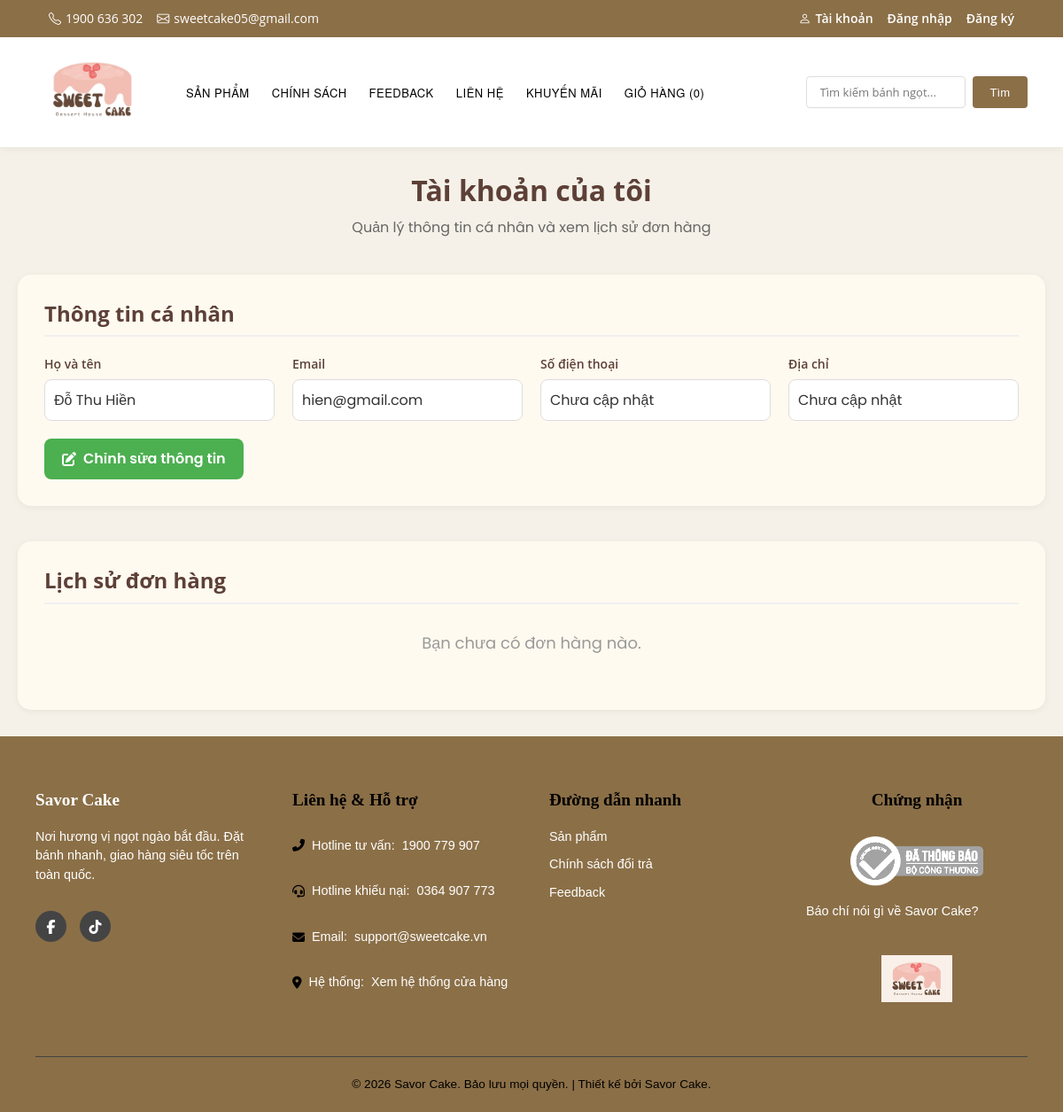
Before: /khachhang/account.php (signed in) with the older database file.
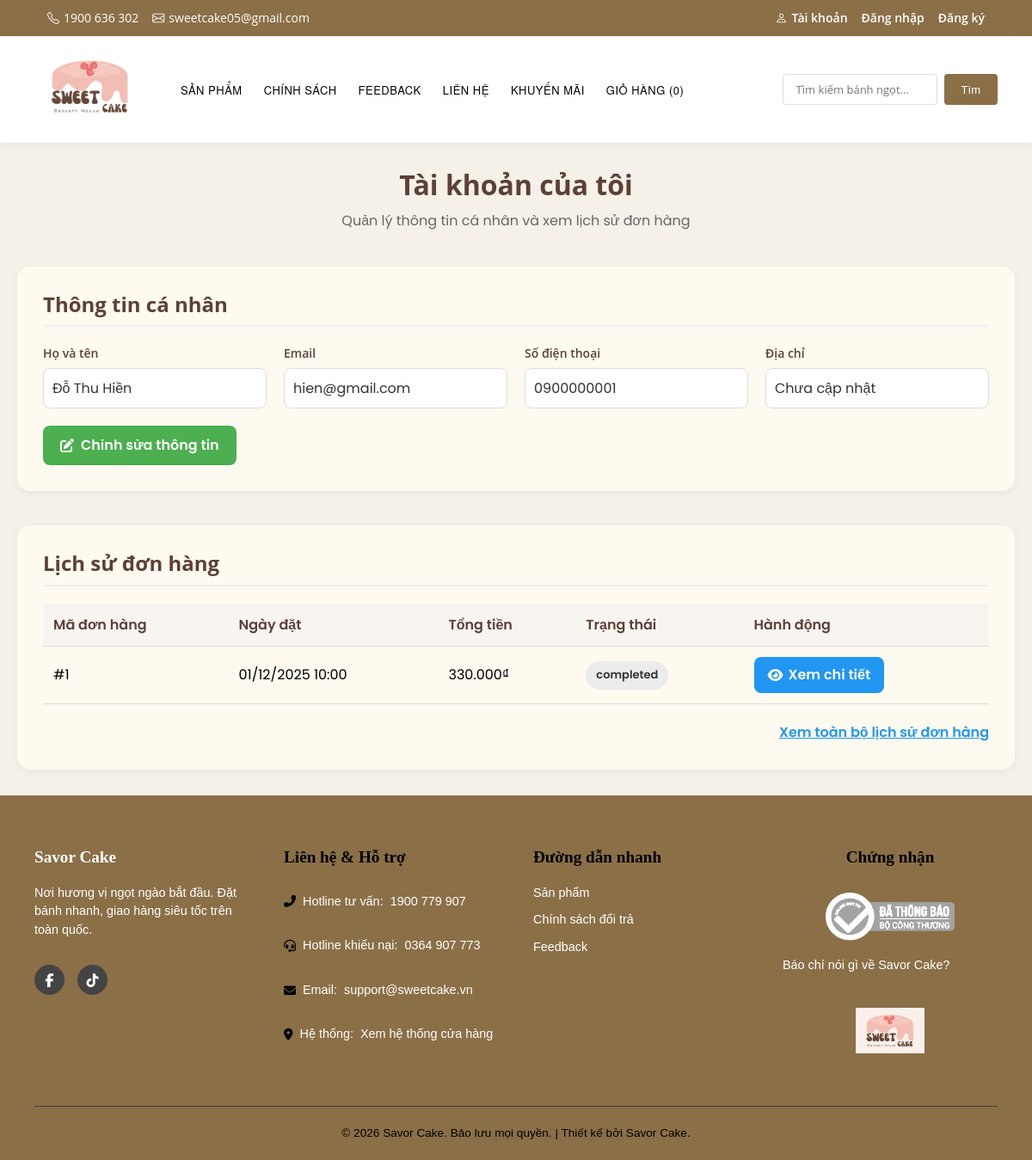
After: the same page with the newer database file.
### tables this page shows
CREATE TABLE `users` (
  `id` int(11) NOT NULL,
  `username` varchar(50) NOT NULL,
  `email` varchar(100) NOT NULL,
  `password` varchar(255) NOT NULL,
  `full_name` varchar(100) DEFAULT NULL,
  `phone` varchar(15) DEFAULT NULL,
  `address` text DEFAULT NULL,
  `role` enum('customer','admin') DEFAULT 'customer',
  `is_active` tinyint(1) DEFAULT 1,
  `created_at` datetime DEFAULT current_timestamp(),
  `updated_at` datetime DEFAULT current_timestamp() ON UPDATE current_timestamp()
);

CREATE TABLE `orders` (
  `id` int(11) NOT NULL,
  `user_id` int(11) DEFAULT NULL,
  `full_name` varchar(255) NOT NULL,
  `phone` varchar(20) NOT NULL,
  `address` text NOT NULL,
  `note` text DEFAULT NULL,
  `total_amount` decimal(10,2) NOT NULL,
  `status` varchar(50) DEFAULT 'pending',
  `payment_method` varchar(50) NOT NULL,
  `created_at` timestamp NOT NULL DEFAULT current_timestamp()
);

### khachhang/account.php (the view, shortened to what this page needs)
<?php
require_once 'connect.php';
$user_id = (int)$_SESSION['user_id'];
$user_sql = "SELECT id, username, email, full_name, phone, address FROM users WHERE id = ? LIMIT 1";
$user = null;
if ($stmt = $conn->prepare($user_sql)) {
    $stmt->bind_param('i', $user_id);
    $stmt->execute();
    $result = $stmt->get_result();
    $user = $result ? $result->fetch_assoc() : null;
}
$orders_sql = "SELECT id, created_at, total_amount, status FROM orders WHERE user_id = ? ORDER BY created_at DESC";
$orders = [];
if ($stmt = $conn->prepare($orders_sql)) {
    $stmt->bind_param('i', $user_id);
    $stmt->execute();
    $result = $stmt->get_result();
    while ($row = $result->fetch_assoc()) {
        $orders[] = $row;
    }
}
function status_label($status) {
    $map = [
        'pending' => ['label' => 'Chờ xử lý', 'class' => 'status-pending'],
        'confirmed' => ['label' => 'Đã xác nhận', 'class' => 'status-confirmed'],
        'shipping' => ['label' => 'Đang giao', 'class' => 'status-shipping'],
        'delivered' => ['label' => 'Đã giao', 'class' => 'status-delivered'],
        'cancelled' => ['label' => 'Đã hủy', 'class' => 'status-cancelled'],
    ];
    return $map[$status] ?? ['label' => $status, 'class' => 'status-default'];
}
?>
<!DOCTYPE html>
<html lang="vi">
<head>
    <link rel="stylesheet" href="style.css?v=<?php echo filemtime(__DIR__ . '/style.css'); ?>">
    <link rel="stylesheet" href="https://cdnjs.cloudflare.com/ajax/libs/font-awesome/6.5.0/css/all.min.css">
</head>
<body>
<?php include 'header.php'; ?>
<div class="account-page">
    <div class="page-header">
        <h1>Tài khoản của tôi</h1>
        <p>Quản lý thông tin cá nhân và xem lịch sử đơn hàng</p>
    </div>
    <div class="user-info">
        <h2>Thông tin cá nhân</h2>
        <div class="info-grid">
            <div class="info-item">
                <label>Họ và tên</label>
                <p><?php echo htmlspecialchars($user['full_name'] ?: $user['username']); ?></p>
            </div>
            <div class="info-item">
                <label>Email</label>
                <p><?php echo htmlspecialchars($user['email']); ?></p>
            </div>
            <div class="info-item">
                <label>Số điện thoại</label>
                <p><?php echo htmlspecialchars($user['phone'] ?: 'Chưa cập nhật'); ?></p>
            </div>
            <div class="info-item">
                <label>Địa chỉ</label>
                <p><?php echo htmlspecialchars($user['address'] ?: 'Chưa cập nhật'); ?></p>
            </div>
        </div>
        <a href="edit-profile.php" class="btn-edit"><i class="fas fa-edit"></i> Chỉnh sửa thông tin</a>
    </div>
    <div class="orders-section">
        <h2>Lịch sử đơn hàng</h2>
        <?php if (!empty($orders)): ?>
            <table class="orders-table">
                <thead>
                    <tr>
                        <th>Mã đơn hàng</th>
                        <th>Ngày đặt</th>
                        <th>Tổng tiền</th>
                        <th>Trạng thái</th>
                        <th>Hành động</th>
                    </tr>
                </thead>
                <tbody>
                    <?php foreach ($orders as $order): $status = status_label($order['status']); ?>
                        <tr>
                            <td>#<?php echo $order['id']; ?></td>
                            <td><?php echo date('d/m/Y H:i', strtotime($order['created_at'])); ?></td>
                        <td><?php echo number_format($order['total_amount'], 0, ',', '.'); ?>₫</td>
                        <td><span class="status <?php echo $status['class']; ?>"><?php echo $status['label']; ?></span></td>
                            <td>
                            <a href="order_detail.php?id=<?php echo $order['id']; ?>" class="btn-view-order">
                                    <i class="fas fa-eye"></i> Xem chi tiết
                                </a>
                            </td>
                        </tr>
                    <?php endforeach; ?>
                </tbody>
            </table>
            <div style="text-align:right;">
                <a href="order_history.php" style="color:#2196f3; font-weight:600;">Xem toàn bộ lịch sử đơn hàng</a>
            </div>
        <?php else: ?>
            <p class="orders-empty">Bạn chưa có đơn hàng nào.</p>
        <?php endif; ?>
    </div>
</div>
<?php include 'footer.php'; ?>
</body>
</html>

### khachhang/header.php (shortened to what this page needs)
<?php
$css_file = __DIR__ . '/style.css';
$css_version = file_exists($css_file) ? filemtime($css_file) : time();
?>
<!DOCTYPE html>
<html lang="vi">
<head>
    <link rel="stylesheet" href="style.css?v=<?php echo $css_version; ?>">
    <link rel="stylesheet" href="https://cdnjs.cloudflare.com/ajax/libs/font-awesome/6.5.0/css/all.min.css">
    <link rel="stylesheet"
          href="https://cdn.jsdelivr.net/npm/bootstrap-icons@1.11.1/font/bootstrap-icons.css">
</head>
<body>
<div class="topbar">
    <div class="container d-flex flex-wrap justify-content-between align-items-center">
        <div class="topbar-left d-flex flex-wrap align-items-center gap-3">
            <span class="topbar-item"><i class="bi bi-telephone"></i> 1900 636 302</span>
            <span class="topbar-item"><i class="bi bi-envelope"></i> sweetcake05@gmail.com</span>
        </div>
        <div class="topbar-right d-flex flex-wrap align-items-center gap-3">
            <?php if (isset($_SESSION['user'])): ?>
                <span class="topbar-link"><i class="bi bi-person-check"></i>
                    Xin chào, <?php echo $_SESSION['user']['username']; ?>
                </span>
                <a href="logout.php" class="topbar-link">Đăng xuất</a>
            <?php else: ?>
                <a href="account.php" class="topbar-link"><i class="bi bi-person"></i> Tài khoản</a>
                <a href="login.php" class="topbar-link">Đăng nhập</a>
                <a href="register.php" class="topbar-link">Đăng ký</a>
            <?php endif; ?>
        </div>
    </div>
</div>
<header class="site-header">
    <nav class="navbar">
        <div class="logo">
            <a href="index.php"><img src="../images/35-mau-thiet-ke-logo-tiem-banh-dep-5-removebg-preview.png" alt="Logo"></a>
        </div>
        <ul>
            <li><a href="products.php">Sản phẩm</a></li>
            <li><a href="policy.php">Chính sách</a></li>
            <li><a href="feedback.php">Feedback</a></li>
            <li><a href="contact.php">Liên hệ</a></li>
            <li><a href="promotion.php">Khuyến mãi</a></li>
            <li>
                <a href="cart.php">
                    Giỏ hàng (<?php echo isset($_SESSION['cart']) ? count($_SESSION['cart']) : 0; ?>)
                </a>
            </li>
        </ul>
    </nav>
    <div class="search-bar">
        <form action="products.php" method="GET">
            <input type="text" name="search" placeholder="Tìm kiếm bánh ngọt..." required>
            <button type="submit">Tìm</button>
        </form>
    </div>
</header>

### khachhang/footer.php (shortened to what this page needs)
<footer class="site-footer" >
    <div class="footer-container">
        <div class="footer-column footer-brand">
            <h3 class="footer-logo">Savor Cake</h3>
            <p>Nơi hương vị ngọt ngào bắt đầu. Đặt bánh nhanh, giao hàng siêu tốc trên toàn quốc.</p>
            <div class="footer-socials">
                <a href="https://www.facebook.com/savor.vn/" aria-label="Facebook"><i class="fab fa-facebook-f"></i></a>
                <a href="https://www.tiktok.com/@savor.vn" aria-label="TikTok"><i class="fab fa-tiktok"></i></a>
            </div>
        </div>
        <div class="footer-column">
            <h3>Liên hệ & Hỗ trợ</h3>
            <p><i class="fas fa-phone-alt"></i> Hotline tư vấn: <a href="tel:1900779907">1900 779 907</a></p>
            <p><i class="fas fa-headset"></i> Hotline khiếu nại: <a href="tel:0364907773">0364 907 773</a></p>
            <p><i class="fas fa-envelope"></i> Email: <a href="mailto:support@sweetcake.vn">support@sweetcake.vn</a></p>
            <p><i class="fas fa-map-marker-alt"></i> Hệ thống: <a href="index.php#store">Xem hệ thống cửa hàng</a></p>
        </div>
        <div class="footer-column footer-links">
            <h3>Đường dẫn nhanh</h3>
            <ul>
                <li><a href="products.php">Sản phẩm</a></li>
                <li><a href="policy.php">Chính sách đổi trả</a></li>
                <li><a href="feedback.php">Feedback</a></li>
            </ul>
        </div>
        <div class="footer-column footer-certification">
            <h3>Chứng nhận</h3>
            <img src="../images/bo-cong-thuong.webp" alt="Đã thông báo Bộ Công Thương" class="gov-logo">
            <p class="press-text">Báo chí nói gì về Savor Cake?</p>
            <img src="../images/35-mau-thiet-ke-logo-tiem-banh-dep-5.jpg" alt="Abby logo" class="brand-logo-small">
        </div>
    </div>
    <div class="footer-bottom">
        <p>&copy; <?php echo date("Y"); ?> Savor Cake. Bảo lưu mọi quyền. | Thiết kế bởi Savor Cake.</p>
    </div>
</footer>
</body>
</html>

### khachhang/style.css (style rules this page uses)
* { margin: 0; padding: 0; box-sizing: border-box; }
:root { --main-brown: #8B6F47; --brown-light: #A0826D; --light-beige: #F5F1E8; --white: #FFFFFF; --text-black: #000000; }
body { font-family: 'Open Sans', 'Montserrat', sans-serif; background: var(--light-beige); color: var(--text-black); overflow-x: hidden; line-height: 1.6; }
h1, h2, h3, h4, h5, h6 { font-family: 'Open Sans', 'Montserrat', sans-serif; color: var(--text-black); margin: 0 0 12px 0; line-height: 1.2; }
h1 { font-size: 40px; font-weight: 700; }
h2 { font-size: 28px; font-weight: 700; color: var(--text-black); }
h3 { font-size: 20px; font-weight: 600; }
label { font-family: 'Open Sans', sans-serif; font-weight: 600; color: var(--text-black); }
input, textarea, select { font-family: 'Open Sans', sans-serif; }
.container { max-width: 1200px; margin: 0 auto; padding: 0 15px; }
.d-flex { display: flex !important; }
.flex-wrap { flex-wrap: wrap !important; }
.justify-content-between { justify-content: space-between !important; }
.align-items-center { align-items: center !important; }
.gap-3 { gap: 1rem !important; }
.topbar { background: var(--main-brown); padding: 10px 40px; font-size: 14px; color: #ffffff; }
.topbar-left, .topbar-right { display: flex; align-items: center; gap: 15px; }
.topbar-item { display: flex; align-items: center; gap: 5px; }
.topbar-link { text-decoration: none; color: #ffffff; font-weight: 600; transition: 0.3s; display: flex; align-items: center; gap: 5px; }
.topbar i { color: #ffffff; }
.site-header { font-family: 'Montserrat', 'Helvetica Neue', Arial, sans-serif; background: #FFFFFF; box-shadow: 0 2px 10px rgba(0, 0, 0, 0.05); border-radius: 0; display: flex; justify-content: space-between; align-items: center; padding: 15px 40px; }
.navbar { padding: 0; display: flex; gap: 40px; align-items: center; }
.navbar ul { display: flex; align-items: center; gap: 25px; list-style: none; padding: 0; margin: 0; }
.navbar ul li a { text-decoration: none; color: #000; font-weight: 500; font-size: 13px; letter-spacing: 0.5px; text-transform: uppercase; transition: 0.3s ease; }
.navbar .logo img { width: 130px; }
.search-bar { display: flex; align-items: center; padding: 0; gap: 10px; }
.search-bar form { display: flex; gap: 8px; width: auto; }
.search-bar input { padding: 8px 15px; border: 1px solid #ddd; border-radius: 4px; font-size: 13px; width: 180px; }
.search-bar button { background: #8B6F47; color: #fff; border: none; padding: 8px 20px; border-radius: 4px; cursor: pointer; transition: 0.3s; font-size: 13px; }
.site-footer { background-color: #8B6F47; color: #E0E0E0; padding: 60px 40px 0; font-family: 'Montserrat', sans-serif; }
.footer-container { display: flex; flex-wrap: wrap; justify-content: space-between; max-width: 1400px; margin: 0 auto; gap: 40px; padding-bottom: 40px; }
.footer-column { flex: 1; min-width: 220px; }
.footer-column h3 { font-size: 1.2rem; margin-bottom: 20px; font-weight: 700; color: black; font-family: 'Playfair Display', serif; }
.footer-brand { max-width: 300px; }
.footer-logo { font-family: 'Playfair Display', serif; font-size: 2rem; font-weight: 800; color: var(--white) !important; margin-bottom: 15px; }
.footer-column p, .footer-column a, .footer-links ul li a { font-size: 0.9rem; margin: 10px 0; color: #ffffff; line-height: 1.5; display: flex; align-items: center; gap: 8px; text-decoration: none; transition: color 0.3s; }
.footer-column i { color: black; font-size: 14px; }
.footer-links ul { list-style: none; padding: 0; }
.footer-socials { margin-top: 20px; display: flex; gap: 15px; }
.footer-socials a { width: 35px; height: 35px; background: #444; border-radius: 50%; display: flex; justify-content: center; align-items: center; transition: background 0.3s; }
.footer-socials i { color: #fff; font-size: 16px; }
.footer-certification { text-align: center; }
.gov-logo { width: 150px; height: auto; margin: 10px auto 0; filter: grayscale(100%) brightness(150%); }
.brand-logo-small { width: 80px; height: 80px; object-fit: contain; margin-top: 15px; border-radius: 0; }
.press-text { margin-top: 10px; font-size: 0.9rem; color: #B0B0B0; }
.footer-bottom { border-top: 1px solid #444444; padding: 20px 0; text-align: center; }
.footer-bottom p { margin: 0; font-size: 0.85rem; color: black; font-family: 'Montserrat', sans-serif; }

Changed rows visible on the page:
changed users "Đỗ Thu Hiền": phone "Chưa cập nhật" → "0900000001"
added orders: id "1", created_at "01/12/2025 10:00", total_amount "330.000", status "completed"
Other visible differences:
text no longer shown: "Bạn chưa có đơn hàng nào."
text now shown: "Mã đơn hàng Ngày đặt Tổng tiền Trạng thái Hành động Xem toàn bộ lịch sử đơn hàng"
